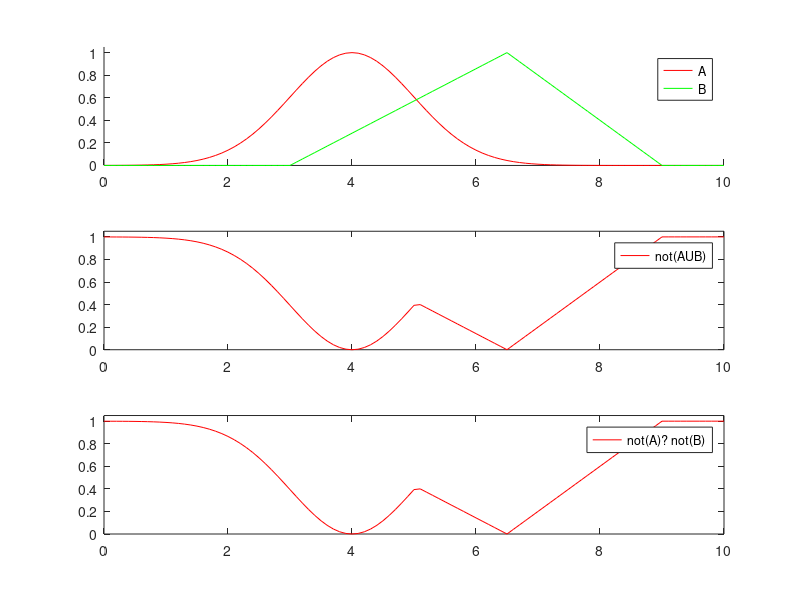

MATLAB code for this plot:
close all;
clear all;
clc;
x=(0:0.1:10);
paramg=[1 4];
paramt=[3 6.5 9]
A=gaussmf(x, paramg);
B=trimf(x, paramt);
ANot=1-A;
BNot=1-B;
AUniB=max(A,B);
subplot(3,1,1);
hold on
plot(x,A,'r');
plot(x,B,'g');
axis([0 10 0 1.05]);
legend('A','B');
subplot(3,1,2);
plot(x,(1-AUniB),'r');
axis([0 10 0 1.05]);
legend('not(AUB)')
subplot(3,1,3);
plot(x,min(ANot,BNot),'r');
axis([0 10 0 1.05]);
legend('not(A)? not(B)')